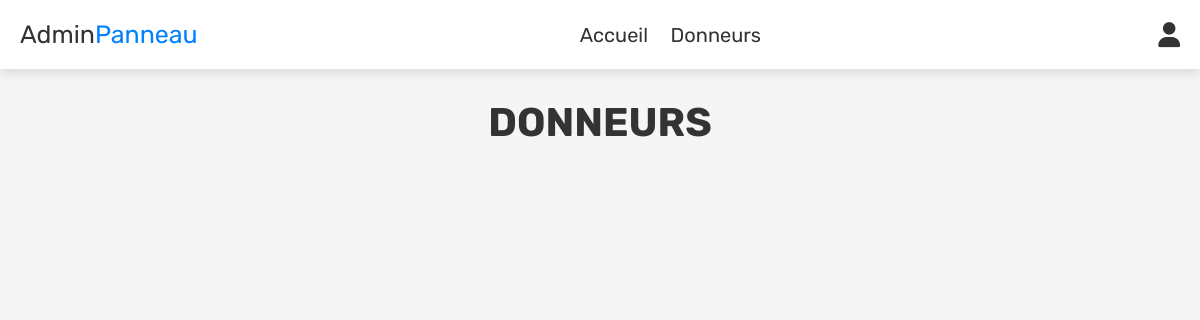
Page /admin_users.php on the earlier database version.
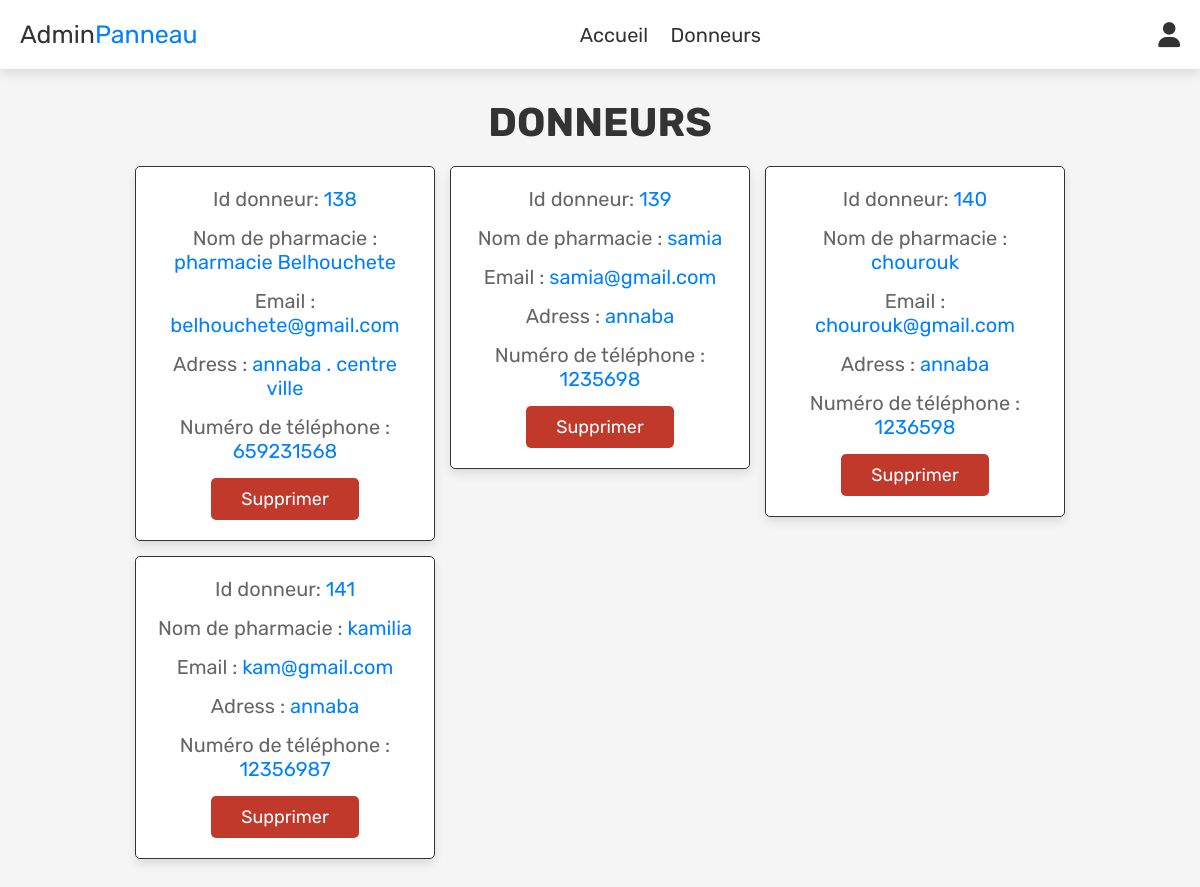
Same page on the later database version.
### tables this page shows
CREATE TABLE `donneur` (
  `id` int(11) NOT NULL,
  `name` varchar(30) NOT NULL,
  `email` varchar(30) NOT NULL,
  `pass` varchar(255) NOT NULL,
  `image` varchar(100) NOT NULL,
  `adress` varchar(100) NOT NULL,
  `numero` int(10) NOT NULL,
  `unique_id` int(11) NOT NULL
);

### admin_users.php (the view, shortened to what this page needs)
<?php
include 'configg.php';
?>
<html lang="en">
<head>
   <link rel="stylesheet" href="https://cdnjs.cloudflare.com/ajax/libs/font-awesome/6.0.0/css/all.min.css">
   <link rel="stylesheet" href="css/admin_style.css">
</head>
<body>
<?php include 'admin_header.php'; ?>
<section class="users">
   <h1 class="title"> Donneurs </h1>
   <div class="box-container">
      <?php
         $select_users = mysqli_query($conn, "SELECT * FROM `donneur`WHERE email !='admin1@gmail.com'") or die('query failed');
         while($fetch_users = mysqli_fetch_assoc($select_users)){
      ?>
      <div class="box">
         <p> Id donneur: <span><?php echo $fetch_users['id']; ?></span> </p>
         <p> Nom de pharmacie : <span><?php echo $fetch_users['name']; ?></span> </p>
         <p> Email : <span><?php echo $fetch_users['email']; ?></span> </p>
         <p> Adress : <span><?php echo $fetch_users['adress']; ?></span> </p>
         <p> Numéro de téléphone : <span><?php echo $fetch_users['numero']; ?></span> </p>
         <a href="admin_users.php?delete=<?php echo $fetch_users['id']; ?>" onclick="return confirm('supprimer ce pharmacie');" class="delete-btn"> supprimer </a>
      </div>
      <?php
         };
      ?>
   </div>
</section>
</body>
</html>

Differences in the rows shown:
added donneur: id "138", name "pharmacie Belhouchete", email "belhouchete@gmail.com", adress "annaba . centre ville", numero "659231568"
added donneur: id "139", name "samia", email "samia@gmail.com", adress "annaba", numero "1235698"
added donneur: id "140", name "chourouk", email "chourouk@gmail.com", adress "annaba", numero "1236598"
added donneur: id "141", name "kamilia", email "kam@gmail.com", adress "annaba", numero "12356987"
